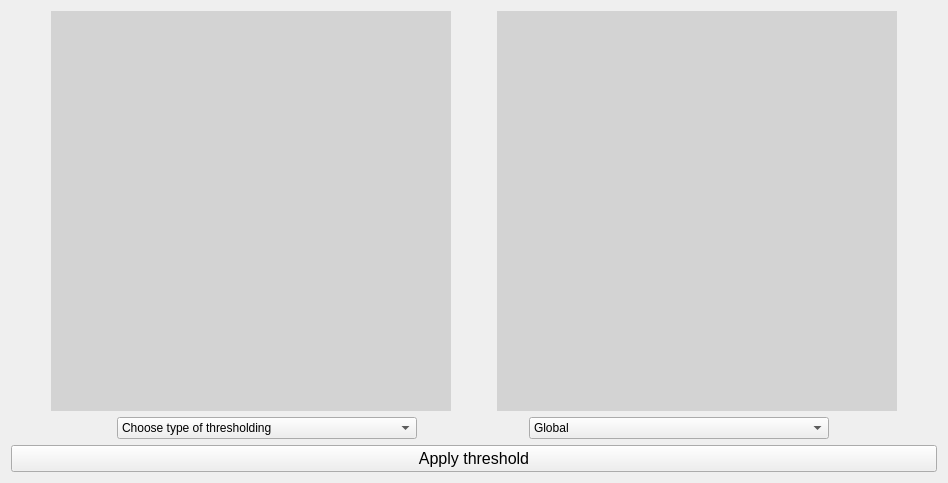
      <widget class="QWidget" name="tab_12">
       <attribute name="title">
        <string>Thresholding</string>
       </attribute>
       <layout class="QGridLayout" name="gridLayout_15">
        <item row="0" column="0">
         <layout class="QVBoxLayout" name="verticalLayout_41">
          <item>
           <layout class="QHBoxLayout" name="horizontalLayout_40">
            <item>
             <spacer name="horizontalSpacer_9">
              <property name="orientation">
               <enum>Qt::Horizontal</enum>
              </property>
              <property name="sizeHint" stdset="0">
               <size>
                <width>40</width>
                <height>20</height>
               </size>
              </property>
             </spacer>
            </item>
            <item>
             <widget class="QLabel" name="image_before_threshold">
              <property name="sizePolicy">
               <sizepolicy hsizetype="Fixed" vsizetype="Fixed">
                <horstretch>0</horstretch>
                <verstretch>0</verstretch>
               </sizepolicy>
              </property>
              <property name="minimumSize">
               <size>
                <width>400</width>
                <height>400</height>
               </size>
              </property>
              <property name="styleSheet">
               <string notr="true">background-color:lightgrey</string>
              </property>
              <property name="text">
               <string/>
              </property>
             </widget>
            </item>
            <item>
             <spacer name="horizontalSpacer_8">
              <property name="orientation">
               <enum>Qt::Horizontal</enum>
              </property>
              <property name="sizeHint" stdset="0">
               <size>
                <width>40</width>
                <height>20</height>
               </size>
              </property>
             </spacer>
            </item>
            <item>
             <widget class="QLabel" name="image_after_threshold">
              <property name="sizePolicy">
               <sizepolicy hsizetype="Fixed" vsizetype="Fixed">
                <horstretch>0</horstretch>
                <verstretch>0</verstretch>
               </sizepolicy>
              </property>
              <property name="minimumSize">
               <size>
                <width>400</width>
                <height>400</height>
               </size>
              </property>
              <property name="styleSheet">
               <string notr="true">background-color:lightgrey</string>
              </property>
              <property name="text">
               <string/>
              </property>
             </widget>
            </item>
            <item>
             <spacer name="horizontalSpacer_10">
              <property name="orientation">
               <enum>Qt::Horizontal</enum>
              </property>
              <property name="sizeHint" stdset="0">
               <size>
                <width>40</width>
                <height>20</height>
               </size>
              </property>
             </spacer>
            </item>
           </layout>
          </item>
          <item>
           <layout class="QVBoxLayout" name="verticalLayout_40">
            <item>
             <layout class="QHBoxLayout" name="horizontalLayout_41">
              <item>
               <widget class="QComboBox" name="threshold_combo_box_2">
                <property name="sizePolicy">
                 <sizepolicy hsizetype="Fixed" vsizetype="Fixed">
                  <horstretch>0</horstretch>
                  <verstretch>0</verstretch>
                 </sizepolicy>
                </property>
                <property name="minimumSize">
                 <size>
                  <width>300</width>
                  <height>0</height>
                 </size>
                </property>
                <item>
                 <property name="text">
                  <string>Choose type of thresholding</string>
                 </property>
                </item>
                <item>
                 <property name="text">
                  <string>Optimal</string>
                 </property>
                </item>
                <item>
                 <property name="text">
                  <string>Spectral</string>
                 </property>
                </item>
                <item>
                 <property name="text">
                  <string>Otsu</string>
                 </property>
                </item>
               </widget>
              </item>
              <item>
               <widget class="QComboBox" name="threshold_combo_box_3">
                <property name="sizePolicy">
                 <sizepolicy hsizetype="Fixed" vsizetype="Fixed">
                  <horstretch>0</horstretch>
                  <verstretch>0</verstretch>
                 </sizepolicy>
                </property>
                <property name="minimumSize">
                 <size>
                  <width>300</width>
                  <height>0</height>
                 </size>
                </property>
                <item>
                 <property name="text">
                  <string>Global</string>
                 </property>
                </item>
                <item>
                 <property name="text">
                  <string>Local</string>
                 </property>
                </item>
               </widget>
              </item>
             </layout>
            </item>
            <item>
             <widget class="QPushButton" name="apply_threshold_btn_2">
              <property name="font">
               <font>
                <pointsize>12</pointsize>
               </font>
              </property>
              <property name="text">
               <string>Apply threshold</string>
              </property>
             </widget>
            </item>
           </layout>
          </item>
         </layout>
        </item>
       </layout>
      </widget>
